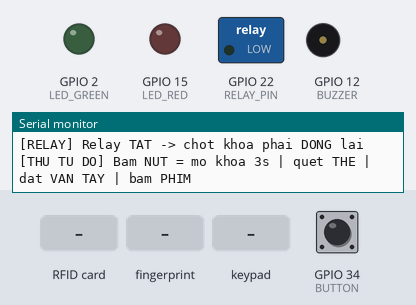
A sketch run on a simulated ESP32. On the bench: switched loads named in the sketch (green lamp = pin HIGH), output pins drawn as LEDs (lit = HIGH), buzzer (waves = sounding), the last lines printed to the serial monitor. Wiring (inferred from the names in the program): 4×4 keypad with keys 1 2 3 A 4 5 6 B 7 8 9 C * 0 # D: rows GPIO 13, GPIO 14, GPIO 27, GPIO 26; columns GPIO 25, GPIO 33, GPIO 32, GPIO 21. The inputs (shaded band) are chosen by the test bench; at power-on: GPIO 34 (BUTTON) HIGH.

Above: at 8.2 s.
8.3 s: GPIO 34 (BUTTON) pulled LOW for 0.15 s
At 9.6 s:
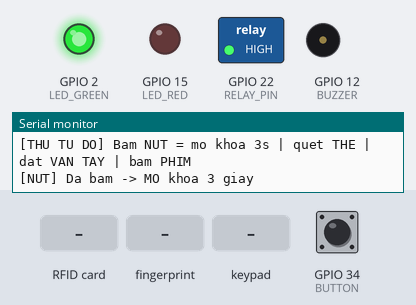
9.9 s: RFID card 5E 7A 19 C4 held to the reader
At 11.1 s:
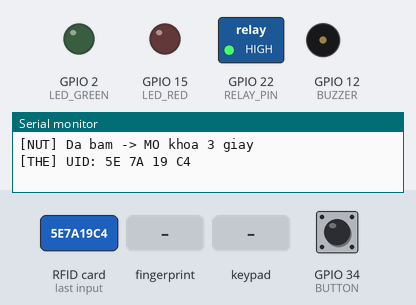
12.8 s: finger stored as number 1 placed on the sensor
At 13.17 s:
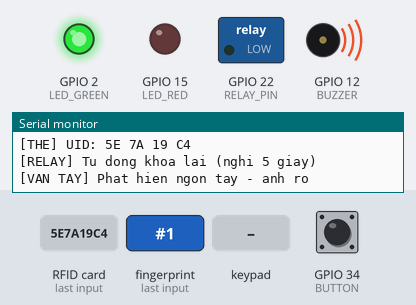
14.7 s: keypad keys 1 3 1 4 2 7 2 6 pressed 0.4 s apart
At 14.93 s:
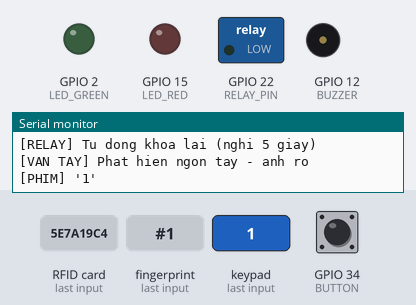
19.4 s: key 'A' pressed
At 19.9 s:
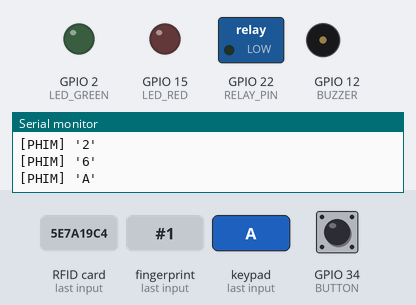
20.9 s: GPIO 34 (BUTTON) pulled LOW for 1 s
At 21.4 s:
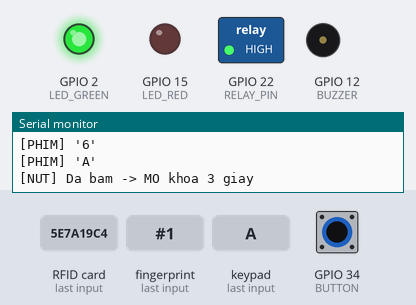
Timing chart, 0 to 25.4 s (numbered marks = the images above; inputs shaded):
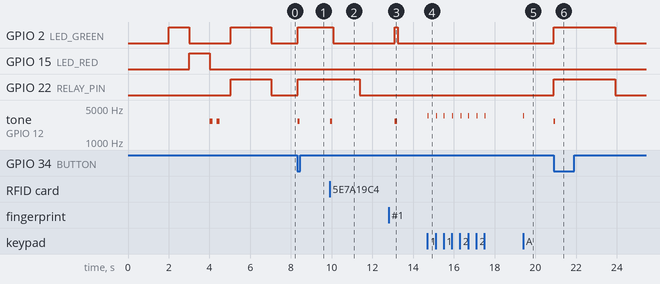

Measured:
- after the input at 8.3 s, GPIO 2 (LED_GREEN), GPIO 22 (RELAY_PIN): LOW → HIGH at once; tone on GPIO 12 (BUZZER): silent → 2700 Hz at once, → silent 0.08 s later
- after the input at 9.9 s, GPIO 2 (LED_GREEN): HIGH → LOW after 0.18 s instead of 1.5 s; tone on GPIO 12 (BUZZER): silent → 2700 Hz at once, → silent 0.12 s later
- after the input at 12.8 s, GPIO 2 (LED_GREEN): LOW → HIGH after 0.30 s, → LOW 0.16 s later; tone on GPIO 12 (BUZZER): silent → 2700 Hz after 0.30 s, → silent 0.12 s later
- after the input at 14.7 s, tone on GPIO 12 (BUZZER): alternates 3500 Hz for 0.04 s and silent for 0.37 s, 16 changes in all, then stays silent, starting at once
- after the input at 19.4 s, tone on GPIO 12 (BUZZER): silent → 3500 Hz at once, → silent 0.04 s later
- after the input at 20.9 s, GPIO 2 (LED_GREEN), GPIO 22 (RELAY_PIN): LOW → HIGH at once, → LOW 3.0 s later; tone on GPIO 12 (BUZZER): silent → 2700 Hz at once, → silent 0.08 s later

The sketch:

hardware_test.ino
```cpp
// Test TOAN BO phan cung sau khi dau du day (SO_DO_NOI_DAY.md muc 1-8)
// 1) Tu kiem tra: nut, RC522, AS608, ban phim
// 2) Chay lan luot: LED xanh, LED do, buzzer, relay (khoa mo 2 giay)
// 3) Thu tu do: bam nut -> mo khoa 3s | quet the / dat van tay / bam phim -> bao tren Serial + LED + buzzer
// Bao ve chot khoa: relay mo toi da 3 giay, sau do nghi bat buoc 5 giay.
// Serial: 115200 baud

#include <SPI.h>
#include <MFRC522.h>
#include <Adafruit_Fingerprint.h>

// ---- Chan (theo SO_DO_NOI_DAY.md) ----
#define RELAY_PIN 22
#define RELAY_ON  HIGH   // doi thanh LOW neu module relay kich muc thap
#define LED_GREEN 2
#define LED_RED   15
#define BUZZER    12
#define BUTTON    34     // keo len 10k ngoai, nhan = LOW
#define RC522_SS 5
#define RC522_RST 4
#define FP_RX 16
#define FP_TX 17
const byte ROWS = 4, COLS = 4;
const byte rowPins[ROWS] = {13, 14, 27, 26};
const byte colPins[COLS] = {25, 33, 32, 21};
const char keys[ROWS][COLS] = {{'1','2','3','A'},{'4','5','6','B'},{'7','8','9','C'},{'*','0','#','D'}};

const unsigned long RELAY_MAX_MS = 3000;
const unsigned long RELAY_REST_MS = 5000;

MFRC522 rfid(RC522_SS, RC522_RST);
Adafruit_Fingerprint finger(&Serial2);
bool fpOk = false, rfidOk = false, buttonOk = false;

void relay(bool on) { digitalWrite(RELAY_PIN, on ? RELAY_ON : !RELAY_ON); }

void beep(int ms, int freq = 2700) { tone(BUZZER, freq, ms); delay(ms + 40); }

void selectRow(int r) {
  for (int i = 0; i < ROWS; i++) pinMode(rowPins[i], INPUT);
  if (r >= 0) { pinMode(rowPins[r], OUTPUT); digitalWrite(rowPins[r], LOW); }
}

char scanKeypad() {  // tra ve phim dang nhan (0 neu khong co)
  for (int r = 0; r < ROWS; r++) {
    selectRow(r);
    delayMicroseconds(10);
    for (int c = 0; c < COLS; c++)
      if (digitalRead(colPins[c]) == LOW) { selectRow(-1); return keys[r][c]; }
  }
  selectRow(-1);
  return 0;
}

// Ty le % thoi gian chan nut o muc LOW trong khoang [ms]. Nut nha + co 10k keo len -> ~0%.
int buttonLowPercent(unsigned long ms) {
  int low = 0, total = 0;
  unsigned long start = millis();
  while (millis() - start < ms) {
    if (digitalRead(BUTTON) == LOW) low++;
    total++;
    delayMicroseconds(200);
  }
  return low * 100 / total;
}

bool connectFingerprint() {
  const uint32_t bauds[] = {57600, 9600, 19200, 38400, 115200};
  for (uint32_t baud : bauds) {
    Serial2.begin(baud, SERIAL_8N1, FP_RX, FP_TX);
    finger.begin(baud);
    delay(100);
    if (finger.verifyPassword()) {
      Serial.printf("[VAN TAY] OK o %lu baud", (unsigned long)baud);
      if (finger.getTemplateCount() == FINGERPRINT_OK) Serial.printf(" - %u mau da dang ky", finger.templateCount);
      Serial.println();
      return true;
    }
  }
  Serial.println("[VAN TAY] LOI: khong ket noi AS608 - an chat 4 day V+/TX/RX/GND (TX,RX dau cheo)");
  return false;
}

void selfTest() {
  Serial.println("[TU KIEM TRA] ----------------------------");
  int lowPct = buttonLowPercent(500);
  buttonOk = lowPct <= 2;
  if (lowPct <= 2)
    Serial.printf("[NUT] OK - nha nut: LOW %d%%\n", lowPct);
  else if (lowPct >= 98)
    Serial.printf("[NUT] LOI: LOW %d%% -> nut dang bi nhan / noi nham cap chan luon thong cua nut 4 chan\n", lowPct);
  else
    Serial.printf("[NUT] LOI: LOW %d%% chap chon -> chan THA NOI: thieu dien tro 10k len duong + (day 37), hoac duong +/- breadboard chua co nguon (day 12, 13)\n", lowPct);
  if (!buttonOk) Serial.println("[NUT] => TAT chuc nang nut de bao ve chot khoa. Sua day xong bam EN/RST de test lai.");

  byte v = rfid.PCD_ReadRegister(MFRC522::VersionReg);
  rfidOk = !(v == 0x00 || v == 0xFF);
  Serial.printf("[RFID] VersionReg 0x%02X -> %s\n", v, rfidOk ? "OK" : "LOI: khong ket noi RC522");

  fpOk = connectFingerprint();

  char k = scanKeypad();
  Serial.printf("[PHIM] %s\n", k ? "LOI: co phim dang bi ket" : "OK - khong phim nao bi ket");
}

void demoOutputs() {
  Serial.println("[CHAY THU] ----------------------------");
  Serial.println("[LED] LED XANH sang 1 giay...");
  digitalWrite(LED_GREEN, HIGH); delay(1000); digitalWrite(LED_GREEN, LOW);
  Serial.println("[LED] LED DO sang 1 giay...");
  digitalWrite(LED_RED, HIGH); delay(1000); digitalWrite(LED_RED, LOW);
  Serial.println("[CORI] Buzzer keu 2 tieng...");
  beep(150); delay(150); beep(150);
  delay(500);
  Serial.println("[RELAY] Relay BAT 2 giay -> chot khoa phai MO (nghe tieng tach)...");
  relay(true); digitalWrite(LED_GREEN, HIGH);
  delay(2000);
  relay(false); digitalWrite(LED_GREEN, LOW);
  Serial.println("[RELAY] Relay TAT -> chot khoa phai DONG lai");
}

void setup() {
  // Relay TAT ngay khi khoi dong de khong cap dien lien tuc cho chot khoa
  pinMode(RELAY_PIN, OUTPUT); relay(false);
  pinMode(LED_GREEN, OUTPUT); pinMode(LED_RED, OUTPUT);
  pinMode(BUZZER, OUTPUT);
  pinMode(BUTTON, INPUT);
  for (int c = 0; c < COLS; c++) pinMode(colPins[c], INPUT_PULLUP);
  selectRow(-1);

  Serial.begin(115200);
  delay(300);
  Serial.println();
  Serial.println("=== KHOA BAO MAT - TEST TOAN BO PHAN CUNG ===");

  SPI.begin(18, 19, 23, RC522_SS);
  rfid.PCD_Init();
  delay(50);

  selfTest();
  demoOutputs();
  Serial.println("[THU TU DO] Bam NUT = mo khoa 3s | quet THE | dat VAN TAY | bam PHIM");
}

unsigned long relayOffAt = 0, relayRestUntil = 0, lastFpCheck = 0;
unsigned long btnHighSince = 0, lastLevelLog = 0;
int lowReads = 0, totalReads = 0;
bool btnArmed = false;
char lastKey = 0;

void loop() {
  unsigned long now = millis();

  // Nut: chi nhan khi truoc do da NHA (HIGH) on dinh >= 200ms -> chan "tha noi" khong tu kich lien tuc
  bool btn = buttonOk ? digitalRead(BUTTON) : HIGH;
  totalReads++;
  if (btn == LOW) lowReads++;
  if (btn == HIGH) {
    if (!btnHighSince) btnHighSince = now;
    if (now - btnHighSince >= 200) btnArmed = true;
  } else {
    btnHighSince = 0;
    if (btnArmed) {
      btnArmed = false;
      if (relayOffAt || now < relayRestUntil) {
        Serial.println("[NUT] Da bam - relay dang bat/nghi, bo qua (bao ve chot khoa)");
      } else {
        Serial.println("[NUT] Da bam -> MO khoa 3 giay");
        relay(true); digitalWrite(LED_GREEN, HIGH); beep(80);
        relayOffAt = now + RELAY_MAX_MS;
      }
    }
  }
  if (relayOffAt && now >= relayOffAt) {
    relay(false); digitalWrite(LED_GREEN, LOW);
    relayOffAt = 0;
    relayRestUntil = now + RELAY_REST_MS;
    Serial.println("[RELAY] Tu dong khoa lai (nghi 5 giay)");
  }

  // Muc dien chan nut moi 5 giay (chi in khi bat thuong)
  if (now - lastLevelLog >= 5000) {
    int pct = totalReads ? lowReads * 100 / totalReads : 0;
    if (pct > 2 && pct < 98) Serial.printf("[NUT-MUC] Chan nut chap chon: LOW %d%% -> THA NOI, kiem tra dien tro 10k\n", pct);
    lastLevelLog = now; lowReads = 0; totalReads = 0;
  }

  // Ban phim
  char k = scanKeypad();
  if (k && k != lastKey) { Serial.printf("[PHIM] '%c'\n", k); beep(40, 3500); }
  lastKey = k;

  // RFID
  if (rfidOk && rfid.PICC_IsNewCardPresent() && rfid.PICC_ReadCardSerial()) {
    Serial.print("[THE] UID:");
    for (byte i = 0; i < rfid.uid.size; i++) Serial.printf(" %02X", rfid.uid.uidByte[i]);
    Serial.println();
    digitalWrite(LED_GREEN, HIGH); beep(120); digitalWrite(LED_GREEN, LOW);
    rfid.PICC_HaltA();
    rfid.PCD_StopCrypto1();
  }

  // Van tay (kiem tra moi 300ms)
  if (fpOk && now - lastFpCheck > 300) {
    lastFpCheck = now;
    if (finger.getImage() == FINGERPRINT_OK) {
      bool good = finger.image2Tz() == FINGERPRINT_OK;
      Serial.printf("[VAN TAY] Phat hien ngon tay - %s\n", good ? "anh ro" : "anh mo, dat lai");
      digitalWrite(good ? LED_GREEN : LED_RED, HIGH); beep(good ? 120 : 400, good ? 2700 : 900);
      digitalWrite(LED_GREEN, LOW); digitalWrite(LED_RED, LOW);
      unsigned long t = millis();
      while (finger.getImage() != FINGERPRINT_NOFINGER && millis() - t < 5000) delay(50);
    }
  }
  delay(5);
}
```
